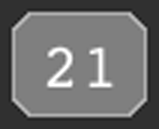
#> input picture test_badge.png, 159 x 129 px, found by its file name
$ python test_ocr5.py
#> lines starting #> are read from the running program, lines starting #| are printed output that depends on the picture; after the words box and inside, x2 and y2 are one past the last pixel; in counts of white or black regions, pixels touching at a corner belong together
import cv2, pytesseract, numpy as np

badge = cv2.imread('/tmp/test_badge.png')
#> badge is the input picture: shape (129, 159, 3); min 27, max 255, mean 108
gray = cv2.cvtColor(badge, cv2.COLOR_BGR2GRAY) if len(badge.shape) == 3 else badge

# White text on gray bg -> invert so text is black on white
# First, make the background truly white by thresholding
# Text is bright (>200), bg is medium gray (80-150)
# So: set everything > 180 to 255 (text becomes white), then invert
mask = np.where(gray > 180, 255, 0).astype(np.uint8)
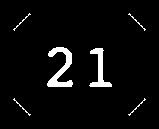
#> mask: shape (129, 159); 4.3% white; 6 white regions, box (x1, y1, x2, y2) and area: (47, 47, 73, 87) 450, (89, 48, 112, 87) 318, (13, 13, 31, 31) 30, (128, 13, 146, 31) 30, (13, 98, 31, 116) 30, (128, 98, 146, 116) 30
scaled = cv2.resize(mask, None, fx=4.0, fy=4.0, interpolation=cv2.INTER_CUBIC)
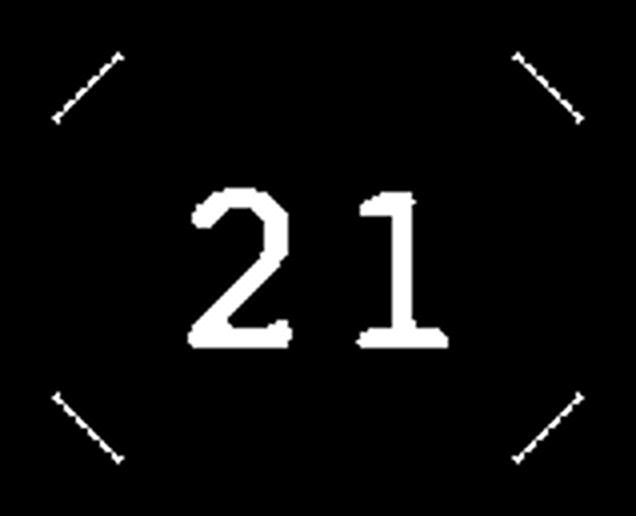
#> scaled: shape (516, 636); min 0, max 255, mean 11.1
cv2.imwrite('/tmp/badge_mask.png', scaled)
#> (the run stopped early here; a loop or call above may not have finished)
